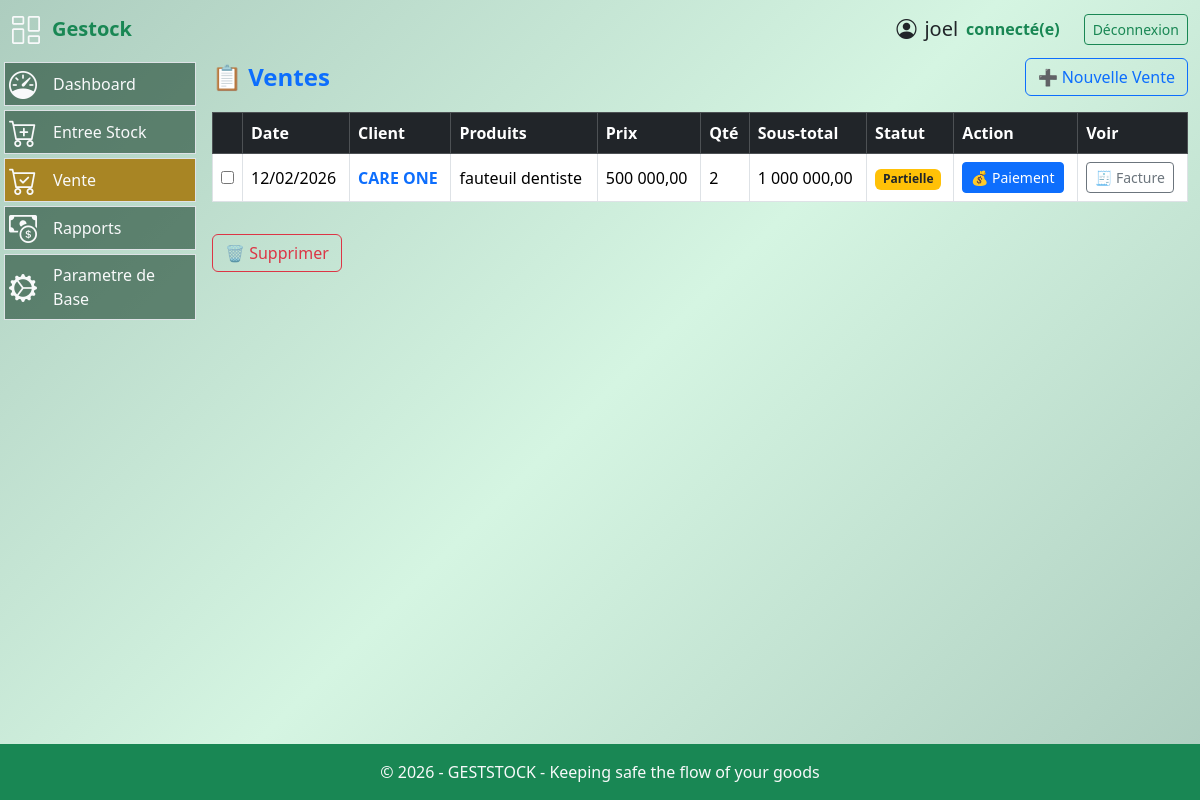
/vente/nouvelle (signed in), run on the app's committed database.
### models.py (models this page shows, shortened)
class User(UserMixin, db.Model):
  id = db.Column(db.Integer, primary_key=True)
  username = db.Column(db.String(64), index=True, nullable=False)
  email = db.Column(db.String(120), unique=True, nullable=False)
  password_hash = db.Column(db.String(256))
  role = db.Column(db.String(20), nullable=False, default='operateur')
  joined_at = db.Column(db.DateTime(), default = datetime.now(timezone.utc), index = True)
  must_change_password = db.Column(db.Boolean, default=False)
  __table_args__ = (
      db.UniqueConstraint('email', name='uq_user_email'),
  )

class Vente(db.Model):
    id = db.Column(db.Integer, primary_key=True)
    client_id = db.Column(db.Integer, db.ForeignKey('client.id'), nullable=False)
    date_vente = db.Column(db.DateTime(), default = datetime.now(timezone.utc), index = True)
    total = db.Column(db.Numeric(10, 2), nullable=False)
    montant_paye = db.Column(db.Numeric(10, 2), default=0)
    reste_a_payer = db.Column(db.Numeric(10, 2), nullable=False)
    statut_paiement = db.Column(
        db.String(20),
        default="impaye"   # impaye | partiel | paye
    )
    client = db.relationship('Client', backref='ventes')
    lignes = db.relationship(
        'LigneVente',
        backref='vente',
        lazy=True,
        cascade="all, delete-orphan"
    )
    paiements = db.relationship(
        'Paiement',
        backref='vente',
        cascade="all, delete-orphan"
    )

class Client(db.Model):
    id = db.Column(db.Integer, primary_key=True)
    nom_client = db.Column(db.String(100), nullable=False)
    telephone = db.Column(db.String(30))
    adresse_email = db.Column(db.String(255))
    ville = db.Column(db.String(100))
    numero_rcc = db.Column(db.String(50))

class LigneVente(db.Model):
    id = db.Column(db.Integer, primary_key=True)
    vente_id = db.Column(
        db.Integer,
        db.ForeignKey("vente.id", name="fk_ligne_vente_vente_id", ondelete="CASCADE" ),
        nullable=False
    )
    stock_id = db.Column(
        db.Integer,
        db.ForeignKey("stock.id", name="fk_ligne_vente_stock_id"),
        nullable=False
    )
    quantite = db.Column(db.Integer, nullable=False)
    prix_unitaire = db.Column(db.Numeric(10, 2), nullable=False)
    stock = db.relationship(
        "Stock",
        backref=db.backref("lignes", lazy=True)
    )

class Produit(db.Model):
  id = db.Column(db.Integer, primary_key=True)
  nom_produit = db.Column(db.String(128), nullable=False,index=True)
  code_produit = db.Column(db.String(256), nullable=False, unique=True)
  description = db.Column(db.String(256), nullable=False)
  image = db.Column(db.String(255), nullable=True)
  stocks = db.relationship("Stock", backref="produit", lazy=True)

### routes.py (the view, shortened to what this page needs)
@app.route('/vente/nouvelle', methods=['GET', 'POST'])
@login_required
def nouvelle_vente():
    clients = Client.query.order_by(Client.nom_client).all()
    produits = Produit.query.order_by(Produit.nom_produit).all()
    ventes = (
        Vente.query
        .options(
            joinedload(Vente.client),
            joinedload(Vente.lignes)
                .joinedload(LigneVente.stock)
                .joinedload(Stock.produit)
        )
        .order_by(Vente.id.desc())
        .all()
    )
    return render_template(
        'liste_vente.html',
        clients=clients,
        produits=produits,
        ventes=ventes
    )

### routes.py (called while the page is built)
@app.template_filter('money')
def montant_format(valeur):
    return f"{valeur:,.2f}".replace(",", " ").replace(".", ",")

@app.after_request
def disable_cache(response):
    response.headers["Cache-Control"] = "no-store, no-cache, must-revalidate, private"
    response.headers["Pragma"] = "no-cache"
    response.headers["Expires"] = "0"
    return response

@login_manager.user_loader
def load_user(user_id):
    return User.query.get(int(user_id))

@app.context_processor
def utility_processor():
    def is_active(prefix):
        return request.endpoint and prefix in request.endpoint
    return dict(is_active=is_active)

### templates/liste_vente.html (shortened to what this page needs)
{% extends "base.html" %}
{% block content %}
<div class="d-flex justify-content-between align-items-center mb-3">
  <h4 class="fw-bold text-primary mb-0">📋 Ventes</h4>
  <button class="btn btn-outline-primary"
          data-bs-toggle="modal"
          data-bs-target="#venteModal">
    ➕ Nouvelle Vente
  </button>
</div>
{% if ventes %}
<form action="{{ url_for('supprimer_ventes') }}" method="post">
  <div class="table-responsive" style="max-height: 380px; overflow-y: auto;">
    <table class="table table-hover table-bordered align-middle">
      <thead class="table-dark sticky-top">
        <tr>
          <th width="30"></th>
          <th>Date</th>
          <th>Client</th>
          <th>Produits</th>
          <th>Prix</th>
          <th>Qté</th>
          <th>Sous-total</th>
          <th>Statut</th>
          <th>Action</th>
          <th>Voir</th>
        </tr>
      </thead>
      <tbody>
      {% for vente in ventes %}
        <tr ondblclick="ouvrirEdition(this)"
            data-id="{{ vente.id }}"
            style="cursor:pointer">
          <td class="text-center">
            <input type="checkbox" name="vente_ids" value="{{ vente.id }}">
          </td>
          <td>{{ vente.date_vente.strftime('%d/%m/%Y') }}</td>
          <td class="fw-bold text-primary">
            {{ vente.client.nom_client }}
          </td>
          <td class="cell-divided">
            {% for ligne in vente.lignes %}
              {% if ligne.stock and ligne.stock.produit %}
                <div>{{ ligne.stock.produit.nom_produit }}</div>
              {% else %}
                <div class="text-danger">Produit supprimé</div>
              {% endif %}
            {% endfor %}
          </td>
          <td class="cell-divided">
            {% for ligne in vente.lignes %}
              <div>{{ (ligne.prix_unitaire) | money}}</div>
            {% endfor %}
          </td>
          <td class="cell-divided">
            {% for ligne in vente.lignes %}
              <div>{{ ligne.quantite }}</div>
            {% endfor %}
          </td>
          <td class="cell-divided">
            {% for ligne in vente.lignes %}
              <div>{{ (ligne.quantite * ligne.prix_unitaire) | money}}</div>
            {% endfor %}
          </td>
          <td>
            {% if vente.statut_paiement == "paye" %}
              <span class="badge bg-success">Payée</span>
            {% elif vente.statut_paiement == "partiel" %}
              <span class="badge bg-warning text-dark">Partielle</span>
            {% else %}
              <span class="badge bg-danger">Impayée</span>
            {% endif %}
          </td>
          <td>
            <a href="{{ url_for('paiement_vente', vente_id=vente.id) }}"
               class="btn btn-sm btn-primary">
              💰 Paiement
            </a>
          </td>
            <td>
              <a href="{{ url_for('voir_facture', vente_id=vente.id) }}"
                class="btn btn-sm btn-outline-secondary">
                🧾 Facture
              </a>
            </td>
        </tr>
      {% endfor %}
      </tbody>
    </table>
  </div>
  <button type="submit"
          class="btn btn-outline-danger mt-3"
          onclick="return confirm('Voulez-vous supprimer les ventes sélectionnées ?')">
    🗑️ Supprimer
  </button>
</form>
{% else %}
<div class="alert alert-warning text-center">
  Aucune vente enregistrée.
</div>
{% endif %}
{% endblock %}

### templates/base.html (shortened to what this page needs)
<!DOCTYPE html>
<html lang="fr">
<head>
    <link rel="stylesheet" href="/static/style/styles.css">
    <link rel="stylesheet" href="{{ url_for('static', filename='css/bootstrap.min.css') }}">
    <link rel="stylesheet" href="{{ url_for('static', filename='style/styles.css') }}">
    <link rel="stylesheet" href="https://cdn.jsdelivr.net/npm/bootstrap-icons@1.11.3/font/bootstrap-icons.css">
</head>
<body class="d-flex flex-column min-vh-100 bg-gradient-success">
    <header class="container-fluid py-2">
        <div class="row align-items-between">
            <div class="col-2 gap-2 d-flex align-items-center">
                    <i class="bi bi-columns-gap text-light fs-3"></i>
                <span class="fs-5 px-1 fw-semibold text-success">
                    Gestock
                </span>
            </div>
            <div class="col-10 d-flex gap-4 justify-content-end align-items-center">
                {% if current_user.is_authenticated %}
                    <div class="d-flex justify-content-end align-items-center ">
                        <span class="fs-5 d-flex justify-content-end mx-2 align-items-center">
                            <i class="bi bi-person-circle fs-5 mx-2"></i>
                            {{ current_user.username }}
                        </span>
                        <span class="fs-6 fw-semibold text-success">connecté(e)</span>
                    </div>
                    <div>
                        <a href="{{ url_for('logout') }}" class="btn btn-sm btn-outline-success">
                            Déconnexion
                        </a>
                    </div>
                {% endif %}
            </div>
        </div>
    </header>
    <main class="container-fluid flex-fill">
            <div class="row">
                {% if current_user.is_authenticated %}
                {% if request.path.startswith('/gestion_materiel') %}
                <nav class="col-3 col-md-2 p-1">
                            {% set active_pages = ['paiement', 'produit', 'client', 'dashboard', 'transaction', 'facture', 'stock', 'user'] %}
                        <ul class="nav flex-column gap-1">
                            {% if current_user.role in ["admin","operateur"] %}
                            <li class="nav-item  px-1  {{ 'active bg-nav2' if is_active('client') else '' }}
                                bg-nav-hover bg-nav border d-flex flex-fill justify-content-start align-items-center">
                                <i class="bi bi-person-standing text-light fs-3"></i>
                                <a class="nav-link active text-light" href="{{ url_for('client') }}">Gestion Clients</a>
                            </li>
                            <li class="{{ 'active bg-nav2' if is_active('produit') else '' }} nav-item bg-nav-hover bg-nav px-1 border d-flex flex-fill justify-content-start align-items-center">
                                <i class="bi bi-bag-fill text-light fs-3"></i>
                                <a class="nav-link text-light" href="{{url_for('produit')}}">Gestion Produits</a>
                            </li>
                            {% endif %}
                            {% if current_user.role == "admin" %}
                            <li class="{{ 'bg-nav2' if is_active('compagnie') else '' }} nav-item bg-nav-hover bg-nav px-1 border d-flex flex-fill justify-content-start align-items-center">
                                <i class="bi bi-building fs-3 text-light"></i>
                                <a class="nav-link text-light" href="{{url_for('compagnie')}}">Ma Compagnie</a>
                            </li>
                            <li class="{{ 'bg-nav2' if is_active('user') else '' }} nav-item bg-nav-hover bg-nav px-1 border d-flex flex-fill justify-content-start align-items-center">
                                <i class="bi bi-people fs-3 text-light"></i>
                                <a class="nav-link text-light" href="{{url_for('user')}}">Gestion Utilisateurs</a>
                            </li>
                            {% endif %}
                            {% if current_user.role in ["admin","operateur"] %}
                            <li class="nav-item bg-nav-hover bg-nav px-1 border d-flex flex-fill justify-content-start align-items-center">
                                <i class="bi bi-arrow-left-square-fill text-light fs-3"></i>
                                {% if current_user.role == "admin" %}
                                <a class="nav-link text-light"  href="{{url_for('dashboard')}}">Retour</a>
                                {% else %}
                                <a class="nav-link text-light"  href="{{url_for('etat_stock')}}">Retour</a>
                                {% endif %}
                            </li>
                            {% endif %}
                        </ul>
                    </nav>
                    {% else %}
                    <nav class="col-3 col-md-2 p-1">
                        <ul class="nav flex-column gap-1">
                            {% if current_user.role == "admin" %}
                            <li class=" {{ 'bg-nav2' if is_active('dashboard') else '' }} nav-item bg-nav-hover bg-nav px-1 border d-flex flex-fill justify-content-start align-items-center">
                                <i class="bi bi-speedometer text-light fs-3"></i>
                                <a class="nav-link active text-light" href="{{ url_for('dashboard') }}">Dashboard</a>
                            </li>
                            {% endif %}
                            {% if current_user.role in ["admin","operateur"] %}
                            <li class=" {{ 'bg-nav2' if is_active('etat_stock') else '' }} nav-item bg-nav-hover bg-nav px-1 border d-flex flex-fill justify-content-start align-items-center">
                                <i class="bi-cart-plus text-light fs-3"></i>
                                <a class="nav-link text-light" href="{{url_for('etat_stock')}}">Entree Stock</a>
                            </li>
                            {% endif %}
                            {% if current_user.role == "admin" %}
                            <li class="{{ 'bg-nav2' if is_active('nouvelle_vente') else '' }} nav-item bg-nav-hover bg-nav px-1 border d-flex flex-fill justify-content-start align-items-center">
                                <i class="bi-cart-check text-light fs-3"></i>
                                <a class="nav-link text-light" href="{{url_for('nouvelle_vente')}}">Vente</a>
                            </li>
                            <li class="{{ 'bg-nav2' if is_active('rapport') else '' }} nav-item bg-nav-hover bg-nav px-1 border d-flex flex-fill justify-content-start align-items-center">
                                <i class="bi bi-cash-coin text-light fs-3"></i>
                                <a class="nav-link text-light" href="{{url_for('rapport')}}">Rapports</a>
                            </li>
                            {% endif %}
                            {% if current_user.role in ["admin","operateur"] %}
                            <li class="nav-item bg-nav-hover bg-nav px-1 border d-flex flex-fill justify-content-start align-items-center">
                                <i class="bi bi-gear-wide-connected text-light fs-3"></i>
                                <a class="nav-link text-light" href="{{url_for('client')}}">Parametre de Base</a>
                            </li>
                            {% endif %}
                        </ul>
                    </nav>
                    {% endif %}
                 {% endif %}
                  <section class="{% if current_user.is_authenticated %}col-9 col-md-10{% else %}col-12{% endif %}">
                     {% block content %}{% endblock %}
                  </section>
             </div>
    </main>
    <footer class="bg-success text-light text-center py-3 mt-auto">
        <p class="mb-0">© 2026 - GESTSTOCK - Keeping safe the flow of your goods </p>
    </footer>
</body>
</html>

### static/style/styles.css (style rules this page uses)
body,html { min-height: 100%; }
.bg-gradient-success { background: linear-gradient(135deg, #adcdbf, #d5f5e2, #adcdbf); }
.bg-nav { background-color: #113a248f; }
.bg-nav2 { background-color: #a88524; }

### data on the page
User: username "joel"
Vente: date_vente "12/02/2026", client.nom_client "CARE ONE", statut_paiement "Partielle"
LigneVente: stock.produit.nom_produit "fauteuil dentiste", prix_unitaire "500 000,00", quantite "2", (ligne.quantite*ligne.prix_unitaire)|money "1 000 000,00"
